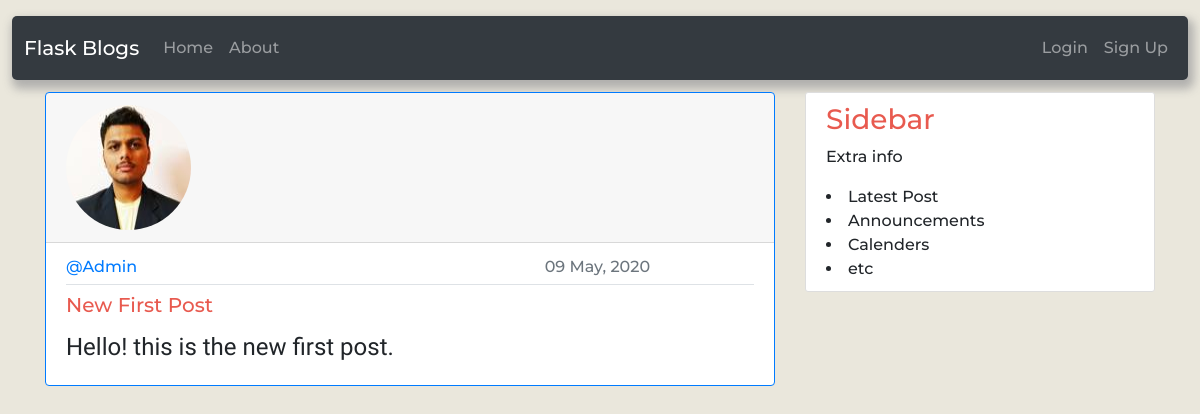
The app's page /post/1/ with its own data.
### flaskblog/models.py (models this page shows, shortened)
class User(db.Model,UserMixin):
    id = db.Column(db.Integer, primary_key=True)
    username = db.Column(db.String(20), unique=True, nullable=False)
    email = db.Column(db.String(120), unique=True, nullable=False)
    image_file = db.Column(db.String(20), nullable=False, default='default.jpg')
    password = db.Column(db.String(60), nullable=False)
    posts = db.relationship('Post', backref='author', lazy=True)

class Post(db.Model):
    id = db.Column(db.Integer, primary_key=True)
    title = db.Column(db.String(100), nullable=False)
    date_posted = db.Column(db.DateTime, nullable=False, default=datetime.utcnow)
    content = db.Column(db.Text, nullable=False)
    user_id = db.Column(db.Integer, db.ForeignKey('user.id'), nullable=False)

### flaskblog/posts/routes.py (the view)
@posts.route('/post/<int:post_id>/')
def post(post_id):
    post= Post.query.get_or_404(post_id)
    return render_template('post.html',title=post.title,post=post)

### flaskblog/templates/post.html (shortened to what this page needs)
{% extends "base.html" %}
{% block content %}
<div class="card border-primary profile-info flex-row flex-wrap">
    <div class="card-header col-12">
        <img src="{{url_for('static',filename='profile_pics/'+post.author.image_file)}}" class="card-img-top rounded-circle account-img" alt="profile pic">
    </div>
    <div class="card-body">
        <h6 class="card-subtitle mb-2 pb-2 text-muted border-bottom">
          <div class="row d-flex justify-content-between">
            <div class="col col-4 d-flex align-items-center">
              <a href="{{url_for('users.user_posts',username = post.author.username)}}">
                @{{post.author.username}}
              </a>
            </div>
            <div class="col col-4 d-flex align-items-center">{{post.date_posted.strftime('%d %B, %Y')}}</div>
          </div>
        </h6>
        <h5 class="card-title ">{{post.title}}</h5>
        <p class="card-text">
          {{post.content}}
        </p>
    </div>
  </div>
{% endblock content %}

### flaskblog/static/main.css (style rules this page uses)
body { background-color: #EAE7DC; margin-top: 1rem; font-family: 'Montserrat', sans-serif; font-size: medium; font-weight: 500; }
h1,h2,h3,h4,h5,h6 { color: #E85A4F; }
.card-subtitle { flex-direction: row; justify-content: flex-end; }
.card-text { font-family: 'Indie Flower', cursive; font-size: x-large; }
.profile-info { margin-bottom: 1rem; }
.account-img { height: 125px; width: 125px; }

### records on screen
User: image_file (picture), author.username "Admin"
Post: date_posted "09 May, 2020", title "New First Post", content "Hello! this is the new first post."
